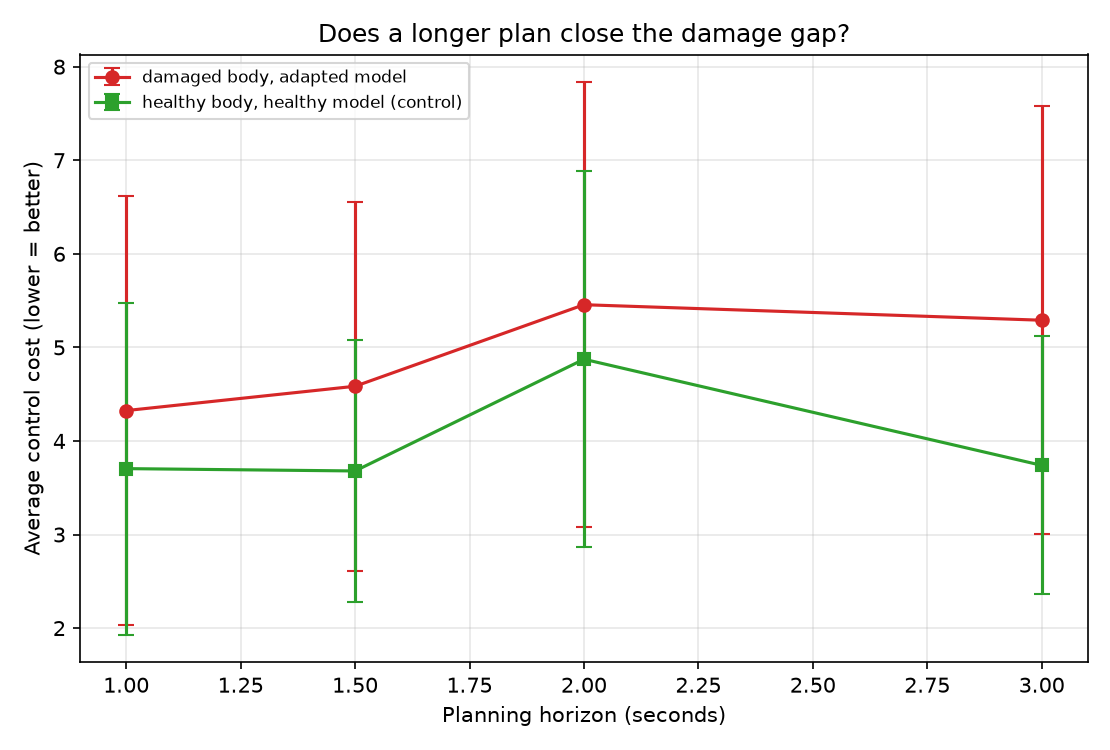

Generate this figure with Python:
"""Is the leftover recovery gap a planning-horizon limit rather than a model limit?

The sensitivity sweep showed the adapted model predicts the damaged body as
accurately as the original model ever predicted the healthy one (MSE 0.00019 vs
0.00020), yet control stays at ~4.6 against a healthy baseline of ~3.76. So the
residual gap is not ignorance about the body.

Hypothesis: damage cut torque authority to 0.667x, so swing-up needs more
energy-pumping swings, but CEM still plans a fixed 20 steps (1.0 s) ahead.

Test: sweep the horizon for the adapted model on the damaged body. The control
is the SAME sweep for the healthy model on the healthy body — if a longer
horizon helps both equally, the effect is generic and says nothing about damage.
The hypothesis predicts a LARGER gain on the damaged body.
"""
import json
import pathlib
import sys
import time

import matplotlib.pyplot as plt
import numpy as np
import torch

sys.path.insert(0, str(pathlib.Path(__file__).resolve().parent.parent / "Rung 1"))
import sample_effeciency as se  # noqa: E402

from damage_recovery import (  # noqa: E402
    DAMAGE_MASS_SCALE, PRE_SAMPLES, SEED,
    batch_error, collect_from, damaged_env, finetune, healthy_env,
)

HORIZONS = [20, 30, 40, 60]
ADAPT_SAMPLES = 500      # the fully-adapted model
ADAPT_EPOCHS = 3000      # best budget found at n=500
N_ADAPT_SEEDS = 3

torch.set_num_threads(2)


def eval_at_horizon(model, env_fn, eval_seeds, horizon):
    original = se.HORIZON
    se.HORIZON = horizon                    # read at call time by the planner
    try:
        return se.evaluate(model, eval_seeds=eval_seeds, env_fn=env_fn)
    finally:
        se.HORIZON = original


def main():
    t0 = time.time()
    eval_seeds = se.get_eval_seeds()
    print("=" * 70)
    print("PLANNING-HORIZON SWEEP")
    print("=" * 70)
    print(f"damaged body: mass x{DAMAGE_MASS_SCALE} -> torque authority "
          f"x{1 / DAMAGE_MASS_SCALE:.3f}")
    print(f"horizon in seconds: {[round(h * 0.05, 2) for h in HORIZONS]} "
          f"(dt = 0.05 s)\n")

    # Pre-damage model, exactly as in the main experiment.
    env = healthy_env()
    S, A, S2 = collect_from(env, PRE_SAMPLES, seed=SEED)
    env.close()
    base = se.train_model(S, A, S2, seed=SEED)

    # Fully-adapted models: fine-tuned on ADAPT_SAMPLES from the damaged body.
    adapted = []
    for s in range(N_ADAPT_SEEDS):
        env = damaged_env()
        Sd, Ad, S2d = collect_from(env, ADAPT_SAMPLES, seed=SEED + 500 + s)
        env.close()
        adapted.append(finetune(base, Sd, Ad, S2d, epochs=ADAPT_EPOCHS))

    env = damaged_env()
    Sh, Ah, S2h = collect_from(env, 1000, seed=SEED + 4242)
    env.close()
    print(f"adapted model prediction MSE on damaged body: "
          f"{np.mean([batch_error(m, Sh, Ah, S2h) for m in adapted]):.6f}")
    print("(the original healthy model scored 0.000198 on the healthy body)\n")

    damaged_means, damaged_stds, healthy_means, healthy_stds = [], [], [], []
    for h in HORIZONS:
        seed_means, runs_all = [], []
        for m in adapted:
            mu, sd, runs = eval_at_horizon(m, damaged_env, eval_seeds, h)
            seed_means.append(mu); runs_all.append(runs)
        runs_all = np.concatenate(runs_all)
        damaged_means.append(float(np.mean(seed_means)))
        damaged_stds.append(float(runs_all.std(ddof=1)))

        hu, hsd, _ = eval_at_horizon(base, healthy_env, eval_seeds, h)
        healthy_means.append(float(hu)); healthy_stds.append(float(hsd))

        print(f"   horizon {h:>3} ({h * 0.05:.2f}s):  "
              f"damaged+adapted {damaged_means[-1]:.3f}   "
              f"healthy+healthy {healthy_means[-1]:.3f}")

    print(f"\n{'horizon':>8} {'seconds':>9} {'damaged (adapted)':>19} "
          f"{'healthy (control)':>19}")
    print("-" * 60)
    for h, dm, hm in zip(HORIZONS, damaged_means, healthy_means):
        print(f"{h:>8} {h * 0.05:>8.2f}s {dm:>19.3f} {hm:>19.3f}")
    print("-" * 60)

    d_gain = 100 * (damaged_means[0] - min(damaged_means)) / damaged_means[0]
    h_gain = 100 * (healthy_means[0] - min(healthy_means)) / healthy_means[0]
    print(f"best improvement from a longer horizon:")
    print(f"   damaged body: {damaged_means[0]:.3f} -> {min(damaged_means):.3f}  "
          f"({d_gain:+.1f}%)")
    print(f"   healthy body: {healthy_means[0]:.3f} -> {min(healthy_means):.3f}  "
          f"({h_gain:+.1f}%)")
    print()
    if d_gain > h_gain + 5:
        print("=> Longer horizons help the DAMAGED body substantially more.")
        print("   The residual gap is a planning limit, not a model limit.")
    elif abs(d_gain - h_gain) <= 5:
        print("=> Longer horizons help both bodies about equally.")
        print("   Horizon is a generic tuning knob; it does NOT explain the")
        print("   damage-specific gap. Hypothesis not supported.")
    else:
        print("=> Longer horizons help the HEALTHY body more. Hypothesis rejected.")

    plt.figure(figsize=(7.4, 5))
    plt.errorbar([h * 0.05 for h in HORIZONS], damaged_means, yerr=damaged_stds,
                 marker="o", capsize=4, color="tab:red",
                 label="damaged body, adapted model")
    plt.errorbar([h * 0.05 for h in HORIZONS], healthy_means, yerr=healthy_stds,
                 marker="s", capsize=4, color="tab:green",
                 label="healthy body, healthy model (control)")
    plt.xlabel("Planning horizon (seconds)")
    plt.ylabel("Average control cost (lower = better)")
    plt.title("Does a longer plan close the damage gap?")
    plt.grid(True, alpha=.3)
    plt.legend(fontsize=8)
    plt.tight_layout()
    plt.savefig("horizon_sweep.png", dpi=150)
    print("\nSaved graph to horizon_sweep.png")

    with open("results_horizon.json", "w") as f:
        json.dump({"horizons": HORIZONS, "damaged_means": damaged_means,
                   "damaged_stds": damaged_stds, "healthy_means": healthy_means,
                   "healthy_stds": healthy_stds,
                   "adapt_samples": ADAPT_SAMPLES, "adapt_epochs": ADAPT_EPOCHS},
                  f, indent=2)
    print("Saved results to results_horizon.json")
    print(f"Total runtime: {(time.time() - t0) / 60:.1f} min")


if __name__ == "__main__":
    main()
